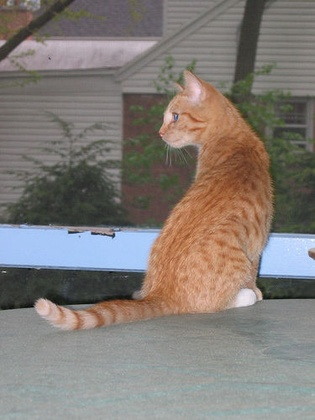
%> input picture HW4/hw4_supp/hw4_supp/p3/cat.jpg, 315 x 420 px, shrunk from 375 x 500 before the run
$ octave runThis.m   (GNU Octave 9; MATLAB toolbox functions it lacks are replaced by stand-ins)
%> lines starting %> are read from the running program, lines starting %| are printed output that depends on the picture
### HW4/hw4_supp/hw4_supp/p3/runGraphCuts.m
function [new_labels, foreground_hist] = runGraphCuts(im, poly, k1, k2, sigma, n_bins)

[m, n, l] = size(im);

mask = poly2mask(poly(:, 1), poly(:, 2), m, n);

[fr, fc] = find(mask == 1);
[br, bc] = find(mask == 0);

labels = ones(m, n);
new_labels = mask;

count = 0;

while ~isequal(labels, new_labels)
    labels = new_labels;
    [foreground_hist, background_hist] = createHistograms(im, fr, fc, br, bc, n_bins);
    [DataCost, SmoothnessCost, vC, hC] = createCosts(im, k1, k2, sigma, foreground_hist, background_hist, n_bins);
    [gch] = GraphCut('open', DataCost, SmoothnessCost, vC, hC);
    [gch, new_labels] = GraphCut('expand', gch);
    GraphCut('close', gch);
    [fr, fc] = find(new_labels == 0);
    [br, bc] = find(new_labels == 1);
    if count == 60
        break
    end
end

### HW4/Submission/p3/createHistograms.m
function [foreground_hist, background_hist] = createHistograms(img, fr, fc, br, bc, n_bins)

foreground_hist = double(zeros(n_bins, n_bins, n_bins));
background_hist = double(zeros(n_bins, n_bins, n_bins));

divisor = 256/n_bins;

for p = 1:length(fr)
    r_cell = ceil(double(img(fr(p), fc(p), 1) + 1)/divisor);
    g_cell = ceil(double(img(fr(p), fc(p), 2) + 1)/divisor);
    b_cell = ceil(double(img(fr(p), fc(p), 3) + 1)/divisor);
    foreground_hist(r_cell, g_cell, b_cell) = foreground_hist(r_cell, g_cell, b_cell) + 1;
end

for p = 1:length(br)
    r_cell = ceil(double(img(br(p), bc(p), 1) + 1)/divisor);
    g_cell = ceil(double(img(br(p), bc(p), 2) + 1)/divisor);
    b_cell = ceil(double(img(br(p), bc(p), 3) + 1)/divisor);

    background_hist(r_cell, g_cell, b_cell) = background_hist(r_cell, g_cell, b_cell) + 1;
end


foreground_hist = foreground_hist + .001;
background_hist = background_hist + .001;


for i = 1:n_bins
    for j = 1:n_bins
        for k = 1:n_bins
            s = foreground_hist(i, j, k) + background_hist(i, j, k);
            foreground_hist(i, j, k) = foreground_hist(i, j, k)/s;
            background_hist(i, j, k) = background_hist(i, j, k)/s;
        end
    end
end

% foreground_hist = foreground_hist/sum(sum(sum(foreground_hist)));
% background_hist = background_hist/sum(sum(sum(background_hist)));

### HW4/hw4_supp/hw4_supp/p3/createCosts.m
function [datacost, smoothnesscost, vc, hc] = createCosts(img, k1, k2, sigma, foreground_hist, background_hist, n_bins)

[x, y, t] = size(img);

datacost = double(zeros(x, y, 2));
smoothnesscost = zeros(2, 2);
smoothnesscost(1, 2) = 1;
smoothnesscost(2, 1) = 1;
vc = double(zeros(x, y));
hc = double(zeros(x, y));

divisor = 256/n_bins;

for i = 1:x
    for j = 1:y
        r_cell = ceil(double(img(i, j, 1) + 1)/divisor);
        g_cell = ceil(double(img(i, j, 2) + 1)/divisor);
        b_cell = ceil(double(img(i, j, 3) + 1)/divisor);

        fp = foreground_hist(r_cell, g_cell, b_cell);
        bp = background_hist(r_cell, g_cell, b_cell);
        datacost(i, j, 1) = -(log(fp) - log(bp));
        if i < x
            vc(i, j) = k1 + k2*exp(-sum((img(i, j) - img(i + 1, j)).^2)/(2*sigma^2));
        end
        if j < y
            vc(i, j) = k1 + k2*exp(-sum((img(i, j) - img(i,j+1)).^2)/(2*sigma^2));
        end
    end
end

### HW4/Submission/p3/GCmex1.5/GraphCut.m
function [gch, varargout] = GraphCut(mode, varargin)
%
%   Performing Graph Cut energy minimization operations on a 2D grid.
%
%   Usage:
%       [gch ...] = GraphCut(mode, ...);
%
%
%   Inputs:
%   - mode: a string specifying mode of operation. See details below.
%
%   Output:
%   - gch: A handle to the constructed graph. Handle this handle with care
%          and don't forget to close it in the end!
%
%   Possible modes:
%   - 'open': Create a new graph object
%           [gch] = GraphCut('open', DataCost, SmoothnessCost);
%           [gch] = GraphCut('open', DataCost, SmoothnessCost, vC, hC);
%           [gch] = GraphCut('open', DataCost, SmoothnessCost, SparseSmoothness);
%
%       Inputs:
%           - DataCost a height by width by num_labels matrix where
%             Dc(r,c,l) equals the cost for assigning label l to pixel at (r,c)
%             Note that the graph dimensions, and the number of labels are deduced
%             form the size of the DataCost matrix.
%             When using SparseSmoothness Dc is of (L)x(P) where L is the
%             number of labels and P is the number of nodes/pixels in the
%             graph.
%           - SmoothnessCost a #labels by #labels matrix where Sc(l1, l2)
%             is the cost of assigning neighboring pixels with label1 and
%             label2. This cost is spatialy invariant
%           - vC, hC:optional arrays defining spatialy varying smoothness cost.
%                       Single precission arrays of size width*height.
%                       The smoothness cost is computed using:
%                       V_pq(l1, l2) = V(l1, l2) * w_pq
%                       where V is the SmoothnessCost matrix
%                       w_pq is spatialy varying parameter:
%                       if p=(r,c) and q=(r+1,c) then w_pq = vCue(r,c)
%                       if p=(r,c) and q=(r,c+1) then w_pq = hCue(r,c)
%                       (therefore in practice the last column of vC and
%                       the last row of vC are not used).
%           - SparseSmoothness: a sparse matrix defining both the graph
%               structure (might be other than grid) and the spatialy varying
%               smoothness term. Must be real positive sparse matrix of size
%               num_pixels by num_pixels, each non zero entry (i,j) defines a link
%               between pixels i and j with w_pq = SparseSmoothness(i,j).
%
%   - 'set': Set labels
%           [gch] = GraphCut('set', gch, labels)
%
%       Inputs:
%           - labels: a width by height array containing a label per pixel.
%             Array should be the same size of the grid with values
%             [0..num_labels].
%
%
%   - 'get': Get current labeling
%           [gch labels] = GraphCut('get', gch)
%
%       Outputs:
%           - labels: a height by width array, containing a label per pixel.
%             note that labels values are in range [0..num_labels-1].
%
%
%   - 'energy': Get current values of energy terms
%           [gch se de] = GraphCut('energy', gch)
%           [gch e] = GraphGut('energy', gch)
%
%       Outputs:
%           - se: Smoothness energy term.
%           - de: Data energy term.
%           - e = se + de
%
%
%   - 'expand': Perform labels expansion
%           [gch labels] = GraphCut('expand', gch)
%           [gch labels] = GraphCut('expand', gch, iter)
%           [gch labels] = GraphCut('expand', gch, [], label)
%           [gch labels] = GraphCut('expand', gch, [], label, indices)
%
%       When no inputs are provided, GraphCut performs expansion steps
%       until it converges.
%
%       Inputs:
%           - iter: a double scalar, the maximum number of expand
%                    iterations to perform.
%           - label: scalar denoting the label for which to perfom
%                     expand step (labels are [0..num_labels-1]).
%           - indices: array of linear indices of pixels for which
%                        expand step is computed.
%
%       Outputs:
%           - labels: a width*height array of type int32, containing a
%              label per pixel. note that labels values must be is range
%              [0..num_labels-1].
%
%
%   - 'swap': Perform alpha - beta swappings
%           [gch labels] = GraphCut('swap', gch)
%           [gch labels] = GraphCut('swap', gch, iter)
%           [gch labels] = GraphCut('swap', gch, label1, label2)
%
%       When no inputs are provided, GraphCut performs alpha - beta swaps steps
%       until it converges.
%
%       Inputs:
%           - iter: a double scalar, the maximum number of swap
%                      iterations to perform.
%           - label1, label2: int32 scalars denoting two labels for swap
%                                       step.
%
%       Outputs:
%           - labels: a width*height array of type int32, containing a
%              label per pixel. note that labels values must be is range
%              [0..num_labels-1].
%
%
%   - 'close': Close the graph and release allocated resources.
%       [gch] = GraphCut(gch,'close');
%
%
%
%   This wrapper for Matlab was written by Shai Bagon (shai.bagon@weizmann.ac.il).
%   Department of Computer Science and Applied Mathmatics
%   Wiezmann Institute of Science
%   http://www.wisdom.weizmann.ac.il/
%
%	The core cpp application was written by Olga Veksler
%	(available from http://www.csd.uwo.ca/faculty/olga/code.html):
%
%   [1] Efficient Approximate Energy Minimization via Graph Cuts
%        Yuri Boykov, Olga Veksler, Ramin Zabih,
%        IEEE transactions on PAMI, vol. 20, no. 12, p. 1222-1239, November
%        2001.
%
%   [2] What Energy Functions can be Minimized via Graph Cuts?
%        Vladimir Kolmogorov and Ramin Zabih.
%        IEEE Transactions on Pattern Analysis and Machine Intelligence
%        (PAMI), vol. 26, no. 2,
%        February 2004, pp. 147-159.
%
%   [3] An Experimental Comparison of Min-Cut/Max-Flow Algorithms
%        for Energy Minimization in Vision.
%        Yuri Boykov and Vladimir Kolmogorov.
%        In IEEE Transactions on Pattern Analysis and Machine Intelligence
%        (PAMI),
%        vol. 26, no. 9, September 2004, pp. 1124-1137.
%
%   [4] Matlab Wrapper for Graph Cut.
%        Shai Bagon.
%        in www.wisdom.weizmann.ac.il/~bagon, December 2006.
%
%   This software can be used only for research purposes, you should  cite ALL of
%   the aforementioned papers in any resulting publication.
%   If you wish to use this software (or the algorithms described in the
%   aforementioned paper)
%   for commercial purposes, you should be aware that there is a US patent:
%
%       R. Zabih, Y. Boykov, O. Veksler,
%       "System and method for fast approximate energy minimization via
%       graph cuts ",
%       United Stated Patent 6,744,923, June 1, 2004
%
%
%   The Software is provided "as is", without warranty of any kind.
%
%

switch lower(mode)
    case {'o', 'open'}
        % open a new graph cut
        if nargout ~= 1
            error('GraphCut:Open: wrong number of output arguments');
        end

        gch = OpenGraph(varargin{:});

    case {'c', 'close'}
        % close the GraphCut handle - free memory.
        if nargin ~= 2
            error('GraphCut:Close: Too many inputs');
        end
        gch = varargin{1};
        [gch] = GraphCutMex(gch, 'c');

    case {'g', 'get'}
        % get current labeling

        if nargout ~= 2
            error('GraphCut:GetLabels: wrong number of outputs');
        end
        [gch labels] = GetLabels(varargin{:});

        varargout{1} = labels;

    case {'s', 'set'}
        % set user defined labeling
        if nargout ~= 1
            error('GraphCut:SetLabels: Too many outputs');
        end

        [gch] = SetLabels(varargin{:});

    case {'en', 'n', 'energy'}
        % get current energy values
        if nargin ~= 2
            error('GraphCut:GetEnergy: too many input arguments');
        end
        gch = varargin{1};
        [gch se de] = GraphCutMex(gch, 'n');
        switch nargout
            case 2
                varargout{1} = se+de;
            case 3
                varargout{1} = se;
                varargout{2} = de;
            case 1
            otherwise
                error('GraphCut:GetEnergy: wrong number of output arguments')
        end


    case {'e', 'ex', 'expand'}
        % use expand steps to minimize energy
        if nargout > 2
            error('GraphCut:Expand: too many output arguments');
        end
        [gch labels] = Expand(varargin{:});
        if nargout == 2
            varargout{1} = labels;
        end

    case {'sw', 'a', 'ab', 'swap'}
        % use alpha beta swapping to minimize energy
        if nargout > 2
            error('GraphCut:Expand: too many output arguments');
        end
        [gch labels] = Swap(varargin{:});
        if nargout == 2
            varargout{1} = labels;
        end

    otherwise
        error('GraphCut: Unrecognized mode %s', mode);
end

%%%%%%%%%%%%%%%%%%%%%%%%%%%%%%%%%%%%%%%%%%%%%%%%%%%%%%%%%%%%%%%%%%%%%
%
%   Aux functions
%
%%%%%%%%%%%%%%%%%%%%%%%%%%%%%%%%%%%%%%%%%%%%%%%%%%%%%%%%%%%%%%%%%%%%%
function gch = OpenGraph(varargin)
% Usage [gch] = OpenGraph(Dc, Sc, [vC, hC]) - 2D grid
% or    [gch] = OpenGraph(Dc, Sc, [Contrast]) -3D grid
% or    [gch] = GraphCut(DataCost, SmoothnessCost, SparseSmoothness) - any graph
nin = numel(varargin);
if (nin~=2)  && (nin ~= 3) && (nin~=4)
    error('GraphCut:Open: wrong number of inputs');
end

% Data cost
Dc = varargin{1};
if ndims(Dc) == 4
    %% 3D graph
    [R C Z L] = size(Dc);
    if ~strcmp(class(Dc),'single')
        Dc = single(Dc);
    end
    Dc = permute(Dc,[4 1 2 3]);
    Dc = Dc(:)';

    % smoothness cost
    Sc = varargin{2};
    if any( size(Sc) ~= [L L] )
        error('GraphCut:Open: smoothness cost has incorrect size');
    end
    if ~strcmp(class(Sc),'single')
        Sc = single(Sc);
    end
    Sc = Sc(:)';
    if nin == 3
        Contrast = varargin{3};
        if any( size(Contrast) ~= [R C Z] )
            error('GraphCut:Open: Contrast term is of wrong size');
        end
        if ~strcmp(class(Contrast),'single')
            Contrast = single(Contrast);
        end
        Contrast = Contrast(:);

        gch = GraphCut3dConstr(R, C, Z, L, Dc, Sc, Contrast);
    elseif nin == 2
        gch = GraphCut3dConstr(R, C, Z, L, Dc, Sc);
    else
        error('GraphCut:Open: wrong number of inputs for 3D graph');
    end
elseif ndims(Dc) == 3
    %% 2D graph
    [h w l] = size(Dc);
    if ~strcmp(class(Dc),'single')
        Dc = single(Dc);
    end
    Dc = permute(Dc,[3 2 1]);
    Dc = Dc(:)';

    % smoothness cost
    Sc = varargin{2};
    if any( size(Sc) ~= [l l] )
        error('GraphCut:Open: smoothness cost has incorrect size');
    end
    if ~strcmp(class(Sc),'single')
        Sc = single(Sc);
    end
    Sc = Sc(:)';

    if nin==4
        vC = varargin{3};
        if any( size(vC) ~= [h w] )
            error('GraphCut:Open: vertical cue size incorrect');
        end
        if ~strcmp(class(vC),'single')
            vC = single(vC);
        end
        vC = vC';

        hC = varargin{4};
        if any( size(hC) ~= [h w] )
            error('GraphCut:Open: horizontal cue size incorrect');
        end
        if ~strcmp(class(hC),'single')
            hC = single(hC);
        end
        hC = hC';
        gch = GraphCutConstr(w, h, l, Dc, Sc, vC(:), hC(:));
    elseif nin == 2
        gch = GraphCutConstr(w, h, l, Dc, Sc);
    else
        error('GraphCut:Open: wrong number of input for 2D grid');
    end
elseif ndims(Dc) == 2
    %% arbitrary graph
    if nin ~= 3
        error('GraphCut:Open', 'incorect number of inputs');
    end

    [nl np] = size(Dc);
    Sc = varargin{2};
    if any(size(Sc) ~= [nl nl])
        error('GraphCut:Open', 'Wrong size of Dc or Sc');
    end

    SparseSc = varargin{3};
    if any(size(SparseSc) ~= [np np])
        error('GraphCut:Open', 'Wrong size of SparseSc');
    end

    gch = GraphCutConstrSparse(single(Dc(:)), single(Sc(:)), SparseSc);

else
    %% Unknown dimensionality...
    error('GraphCut:Open: data cost has incorect dimensionality');
end

%%%%%%%%%%%%%%%%%%%%%%%%%%%%%%%%%%%%%%%%%%%%%%%%%%%%%%%%%%%%%%%%%%%%%
% [14 lines left out: function SetLabels, not called in this run]

%%%%%%%%%%%%%%%%%%%%%%%%%%%%%%%%%%%%%%%%%%%%%%%%%%%%%%%%%%%%%%%%%%%%%
% [8 lines left out: function GetLabels, not called in this run]

%%%%%%%%%%%%%%%%%%%%%%%%%%%%%%%%%%%%%%%%%%%%%%%%%%%%%%%%%%%%%%%%%%%%%
% [17 lines left out: function Expand, not called in this run]

%%%%%%%%%%%%%%%%%%%%%%%%%%%%%%%%%%%%%%%%%%%%%%%%%%%%%%%%%%%%%%%%%%%%%
% [13 lines left out: function Swap, not called in this run]

%%%%%%%%%%%%%%%%%%%%%%%%%%%%%%%%%%%%%%%%%%%%%%%%%%%%%%%%%%%%%%%%%%%%%

### HW4/hw4_supp/hw4_supp/p3/runThis.m
load('cat_poly.mat', 'poly');
im = imread('cat.jpg');
%> im is the input picture: size 420x315x3 uint8; mean R, G, B 129.7, 123.1, 117.7

[m, n, z] = size(im);
%> m = 420; n = 315; z = 3

k1 = 4;
k2 = 8;
sigma = 4;
n_bins = 16;

[new_labels, foreground_hist] = runGraphCuts(im, poly, k1, k2, sigma, n_bins);
%> the loop in runGraphCuts, `while ~isequal(labels, new_labels)` made 1 pass
%> pass 1, in runGraphCuts, `[DataCost, SmoothnessCost, vC, hC] = createCosts(im, k1, k2, sigma, fo..`:
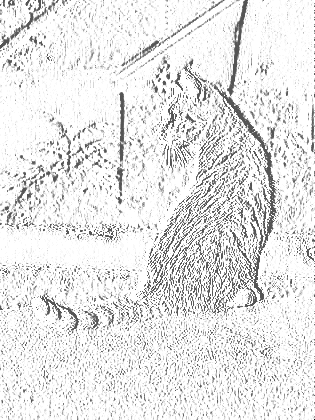
%> vC: size 420x315 double; min 0, max 12, mean 10.85; drawn with min black and max white
%> pass 1, in OpenGraph, `vC = vC';`:
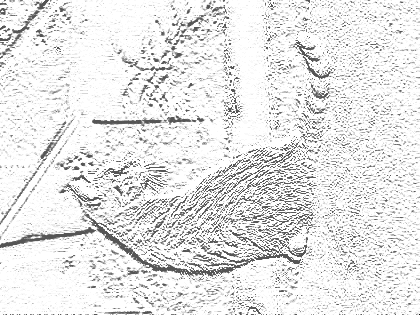
%> vC: size 315x420 single; min 0, max 12, mean 10.85; mean of the top-left, top-right, bottom-left and bottom-right quarters 11.11, 11.08, 10.66, 10.54; drawn with min black and max white
%> the run ends on the next line
